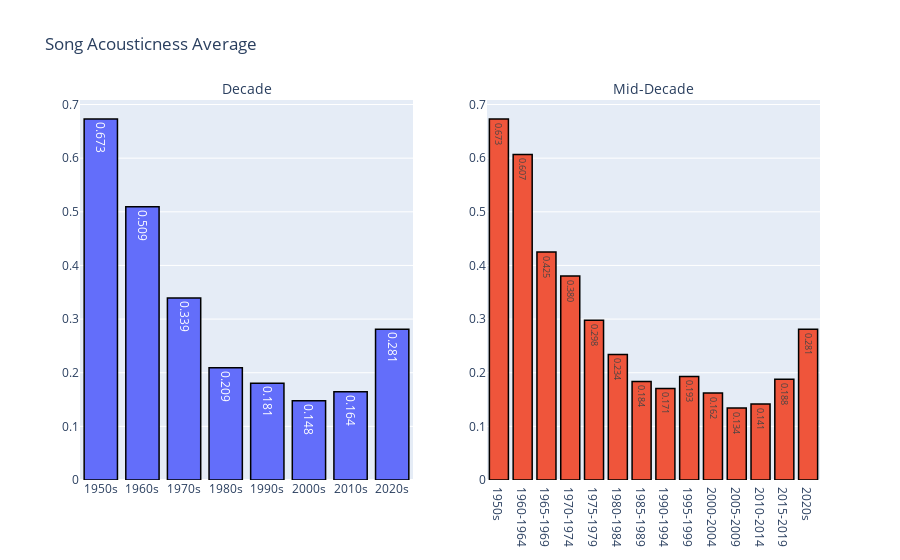

The code cell stored with this chart in its notebook:
### Code cell
decade_avg_plot("acousticness")

### Figure 1 — Plotly figure (JSON) as saved in the notebook; plotly's stock layout.template omitted (floating-point values rounded to 4 significant figures)
{"data": [{"hovertemplate": "<b>Years<b>:%{x}<br><b>Average<b>: %{y:.3f}<br><extra></extra>", "marker": {"line": {"color": "black", "width": 1.5}}, "text": [0.673, 0.5092, 0.3391, 0.2091, 0.1805, 0.1478, 0.1645, 0.2812], "texttemplate": "%{text:.3f}", "type": "bar", "x": ["1950s", "1960s", "1970s", "1980s", "1990s", "2000s", "2010s", "2020s"], "xaxis": "x", "y": [0.673, 0.5092, 0.3391, 0.2091, 0.1805, 0.1478, 0.1645, 0.2812], "yaxis": "y"}, {"hovertemplate": "<b>Years<b>:%{x}<br><b>Average<b>: %{y:.3f}<br><extra></extra>", "marker": {"line": {"color": "black", "width": 1.5}}, "text": [0.673, 0.607, 0.4249, 0.3804, 0.298, 0.2338, 0.1837, 0.1707, 0.1932, 0.162, 0.1344, 0.1415, 0.1877, 0.2812], "texttemplate": "%{text:.3f}", "type": "bar", "x": ["1950s", "1960-1964", "1965-1969", "1970-1974", "1975-1979", "1980-1984", "1985-1989", "1990-1994", "1995-1999", "2000-2004", "2005-2009", "2010-2014", "2015-2019", "2020s"], "xaxis": "x2", "y": [0.673, 0.607, 0.4249, 0.3804, 0.298, 0.2338, 0.1837, 0.1707, 0.1932, 0.162, 0.1344, 0.1415, 0.1877, 0.2812], "yaxis": "y2"}], "layout": {"annotations": [{"font": {"size": 14}, "showarrow": false, "text": "Decade", "x": 0.225, "xanchor": "center", "xref": "paper", "y": 1, "yanchor": "bottom", "yref": "paper"}, {"font": {"size": 14}, "showarrow": false, "text": "Mid-Decade", "x": 0.775, "xanchor": "center", "xref": "paper", "y": 1, "yanchor": "bottom", "yref": "paper"}], "autosize": true, "showlegend": false, "title": {"text": "Song Acousticness Average"}, "xaxis": {"anchor": "y", "autorange": true, "domain": [0, 0.45], "range": [-0.5, 7.5], "type": "category"}, "xaxis2": {"anchor": "y2", "autorange": true, "domain": [0.55, 1], "range": [-0.5, 13.5], "type": "category"}, "yaxis": {"anchor": "x", "autorange": true, "domain": [0, 1], "range": [0, 0.7084], "type": "linear"}, "yaxis2": {"anchor": "x2", "autorange": true, "domain": [0, 1], "range": [0, 0.7084], "type": "linear"}}}
